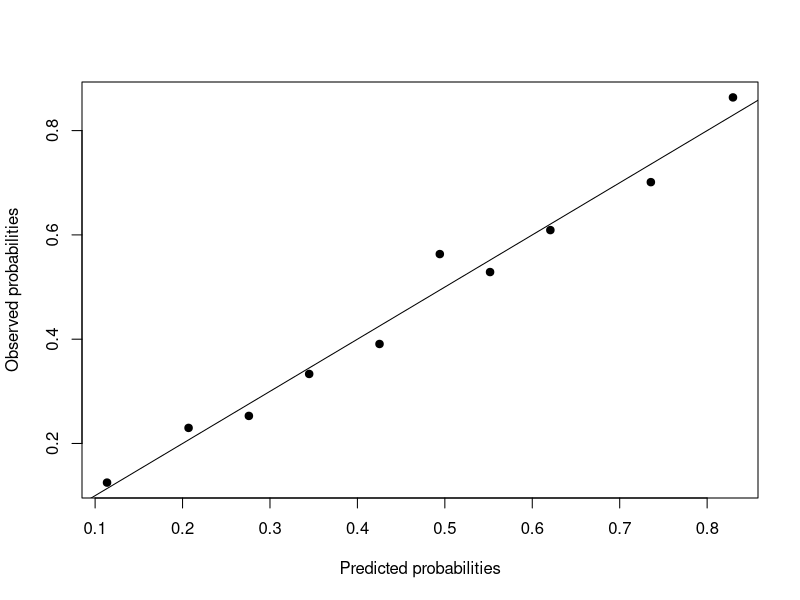

This chart was generated by the following R code:
# Author: Patrick Sheehan
# Purpose: Extension of Gerfin (1996)   
# Input: None
# Output(s): Calibration table and plot

require(AER) # Require data package
data("SwissLabor") # get the data
# Define variables as in Gerfin (1996)
participation <- SwissLabor$participation;
AGE <- SwissLabor$age;
AGESQ <- (AGE^2);
EDUC <- SwissLabor$education;
NYC <- SwissLabor$youngkids;
NOC <- SwissLabor$oldkids;
NLINC <- SwissLabor$income;
FOREIGN <- SwissLabor$foreign;
# Run regression with Table I model
Table.I <- glm(participation ~ AGE + AGESQ + EDUC + NYC + NOC + NLINC + FOREIGN,
               family = binomial(link = "logit"))
# Code adapted from lecture notes
# get the raw fitted probabilities
predicted.probabilities <- predict(Table.I, type="response")
# Get the deciles of the fitted probabilities
decile.cutpoints <- quantile(predicted.probabilities, probs = seq(0, 1, .1))
# Create a new variable that identifies
# the quantile that each fitted probibility falls in
decile.ID <- cut(predicted.probabilities,
                 breaks = decile.cutpoints,
                 labels = 1:10,
                 include.lowest = TRUE)
# Next calculate the number which actually participated in labor force
# Calculate the number which participated in each decile
tab <- table(decile.ID, SwissLabor$participation)
# To turn the table into a data.frame, use as.data.frame.matrix
observed <- as.data.frame.matrix(tab)
# To calculate the expected values for each decile,
# we need to sum the fitted probabilities for each decile
# We can do this by using tapply to compute
# the sum of predicted.probabilities within each level of decileID:
expected1 <- tapply(predicted.probabilities, decile.ID, FUN = sum)
# Create a summary calibration table
# Create cutpoints that represent the 9 intervals that exist for deciles
interval.cutpoints <- round(quantile(predicted.probabilities, 
                                     probs = seq(.1, 1, .1),
                                     type = 7)
                            , 2)
# Create a dataframe with these cutpoints:
cal <- data.frame(interval.cutpoints)
# Add a column of observed switches
cal$observed1 <- observed[, 2]
# Add a column of expected switches
cal$expected1 <- round(expected1, 0)
# Add columns for observed and expected non-switches:
cal$observed0 <- observed[ , 1]
cal$expected0 <-round(87 - expected1, 0)
# Add a column for the total # of observations in each decile
cal$total <- table(decile.ID)
# require(xtable) # code for LaTeX
# print.xtable(xtable(cal))

# Now create calibration plot
observed.decile.probabilities = as.numeric(cal$observed1/cal$total)
expected.decile.probabilities = as.numeric(cal$expected1/cal$total)
pdf("calibration.pdf")
plot(expected.decile.probabilities, observed.decile.probabilities,
     main="",
     xlab="Predicted probabilities",
     ylab="Observed probabilities",
     pch=19)
abline(0,1)
dev.off()
